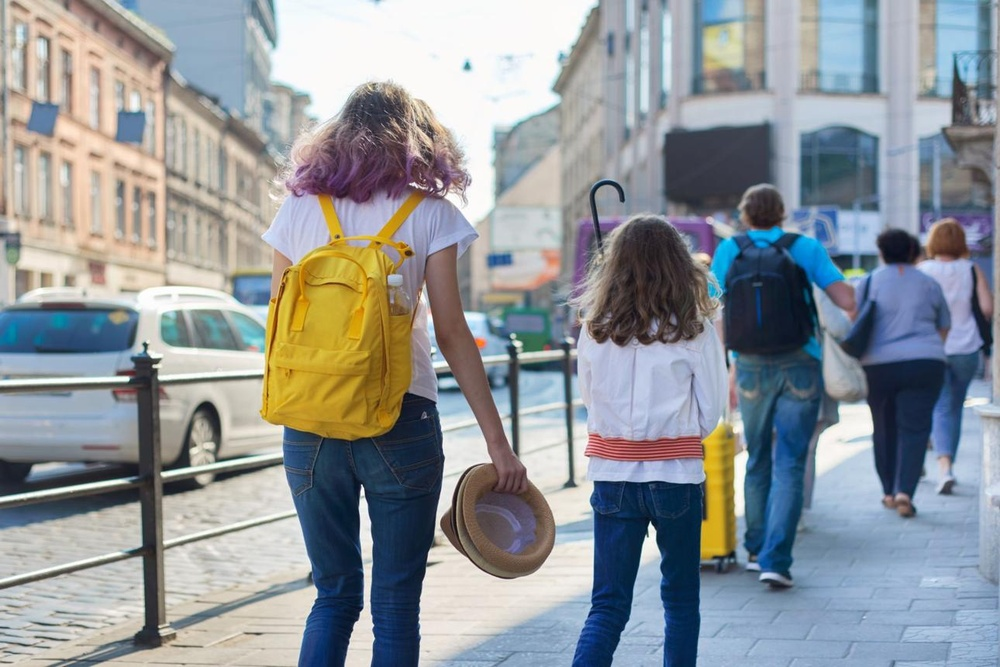
#> input picture images/img1.jpg, 1000 x 667 px, shrunk from 1290 x 860 before the run; its folder holds only this picture in this run
$ python Annotator.py
#> lines starting #> are read from the running program, lines starting #| are printed output that depends on the picture; after the words box and inside, x2 and y2 are one past the last pixel; in counts of white or black regions, pixels touching at a corner belong together
import cv2
import os
import json

# -----------------------------
# Folder paths
# -----------------------------
IMAGE_FOLDER = "images"
ANNOTATION_FOLDER = "annotations"

os.makedirs(ANNOTATION_FOLDER, exist_ok=True)

# Supported image extensions
VALID_EXTENSIONS = (".jpg", ".jpeg", ".png", ".bmp", ".webp")

# -----------------------------
# Global variables
# -----------------------------
drawing = False
start_x, start_y = -1, -1
current_image = None
display_image = None
annotations = []
current_box = None
current_image_name = ""


def draw_existing_annotations():
    """
    Draw all saved annotations on a fresh copy of the image.
    """
    global display_image

    display_image = current_image.copy()

    for ann in annotations:
        x1, y1, x2, y2 = ann["x1"], ann["y1"], ann["x2"], ann["y2"]
        label = ann["label"]

        cv2.rectangle(display_image, (x1, y1), (x2, y2), (0, 255, 0), 2)

        # Label background
        text_size, _ = cv2.getTextSize(label, cv2.FONT_HERSHEY_SIMPLEX, 0.6, 2)
        text_w, text_h = text_size
        cv2.rectangle(
            display_image,
            (x1, max(0, y1 - text_h - 10)),
            (x1 + text_w + 8, y1),
            (0, 255, 0),
            -1
        )

        # Label text
        cv2.putText(
            display_image,
            label,
            (x1 + 4, y1 - 5),
            cv2.FONT_HERSHEY_SIMPLEX,
            0.6,
            (0, 0, 0),
            2
        )

    # Instructions
    cv2.putText(
        display_image,
        "Draw box: mouse drag | s=save | u=undo | n=next | q=quit",
        (10, 25),
        cv2.FONT_HERSHEY_SIMPLEX,
        0.6,
        (255, 0, 0),
        2
    )


# [72 lines left out: functions mouse_draw, save_annotations, not called in this run]


def load_images():
    """
    Load all valid images from IMAGE_FOLDER.
    """
    if not os.path.exists(IMAGE_FOLDER):
        print(f"Folder '{IMAGE_FOLDER}' does not exist.")
        return []

    files = sorted([
        f for f in os.listdir(IMAGE_FOLDER)
        if f.lower().endswith(VALID_EXTENSIONS)
    ])

    return files


def annotate_images():
    """
    Main function to annotate images one by one.
    """
    global current_image, display_image, annotations, current_image_name

    image_files = load_images()

    if not image_files:
        print("No images found in 'images' folder.")
        return

    cv2.namedWindow("Image Annotation Tool")
    cv2.setMouseCallback("Image Annotation Tool", mouse_draw)

    for image_name in image_files:
        image_path = os.path.join(IMAGE_FOLDER, image_name)
        current_image = cv2.imread(image_path)
#> current_image is the input picture: shape (667, 1000, 3); mean B, G, R 153.1, 149, 143.7

        if current_image is None:
            print(f"Could not load image: {image_name}")
            continue

        current_image_name = image_name
        annotations = []

        draw_existing_annotations()
#> in draw_existing_annotations, `cv2.putText( display_image, "Draw box: mouse drag | s=save | u=undo | ..`:
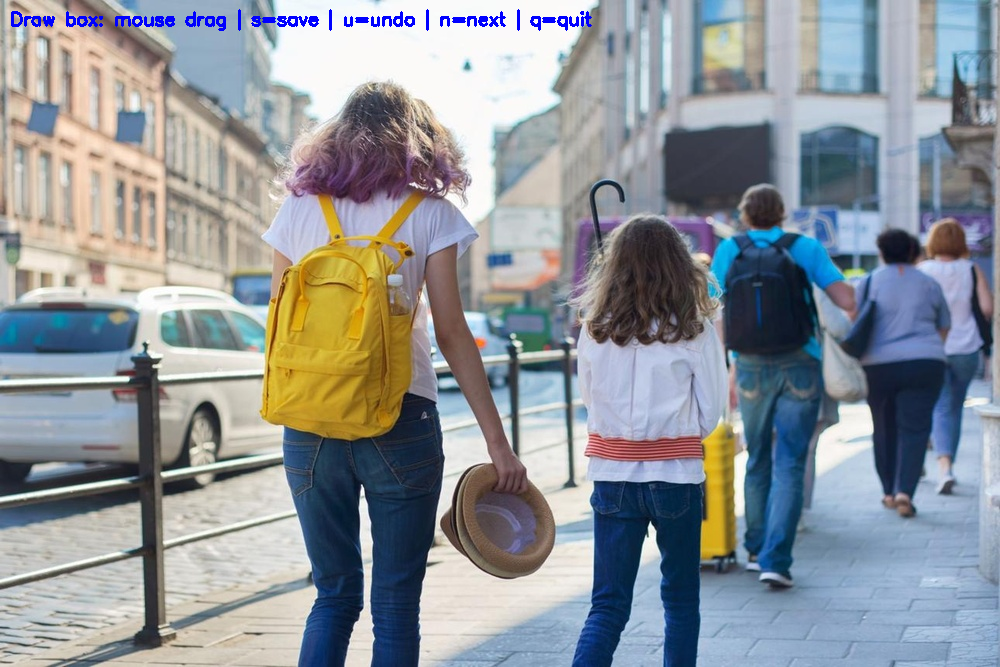
#> display_image: shape (667, 1000, 3); 0.51% of pixels changed, all inside (x1, y1, x2, y2) = (11, 9, 592, 31)

        while True:
            cv2.imshow("Image Annotation Tool", display_image)
            key = cv2.waitKey(1) & 0xFF
#> (key q is pressed here)

            # Save
            if key == ord('s'):
                save_annotations(image_name)

            # Undo
            elif key == ord('u'):
                if annotations:
                    removed = annotations.pop()
                    print(f"Removed last annotation: {removed}")
                    draw_existing_annotations()
                else:
                    print("No annotations to undo.")

            # Next image
            elif key == ord('n'):
                print(f"Moving to next image: {image_name}")
                break

            # Quit
            elif key == ord('q'):
                choice = input("Do you want to save before quitting? (y/n): ").strip().lower()
#> the answer given: out.png
                if choice == 'y':
                    save_annotations(image_name)
                cv2.destroyAllWindows()
                print("Exited annotation tool.")
                return

    cv2.destroyAllWindows()
    print("All images completed.")


if __name__ == "__main__":
    annotate_images()

$ run again, on images/img2.jpg
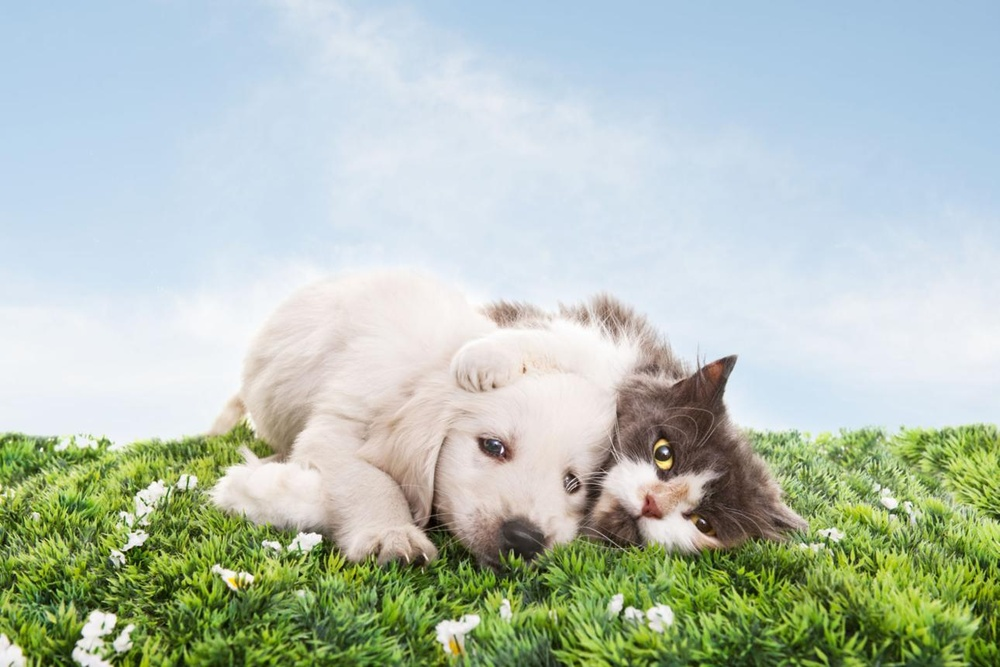
#> input picture images/img2.jpg, 1000 x 667 px, shrunk from 1290 x 860 before the run
#> in annotate_images, current_image is the input picture: shape (667, 1000, 3); mean B, G, R 182.3, 195, 181.8
#> in draw_existing_annotations, `cv2.putText( display_image, "Draw box: mouse drag | s=save | u=undo | ..`:
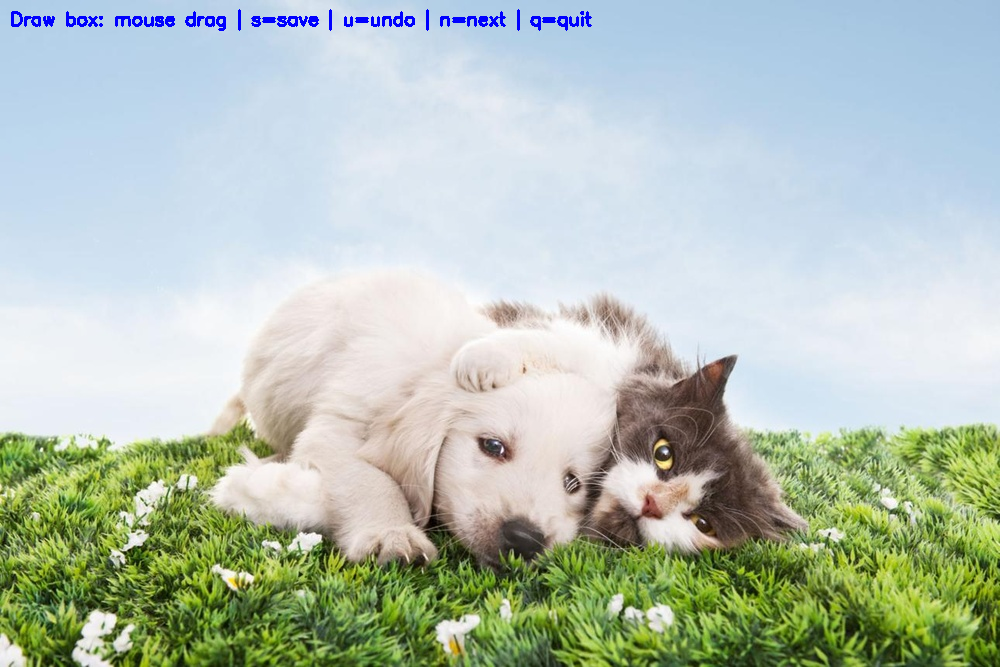
#> display_image: shape (667, 1000, 3); 0.51% of pixels changed, all inside (x1, y1, x2, y2) = (11, 9, 592, 31)
